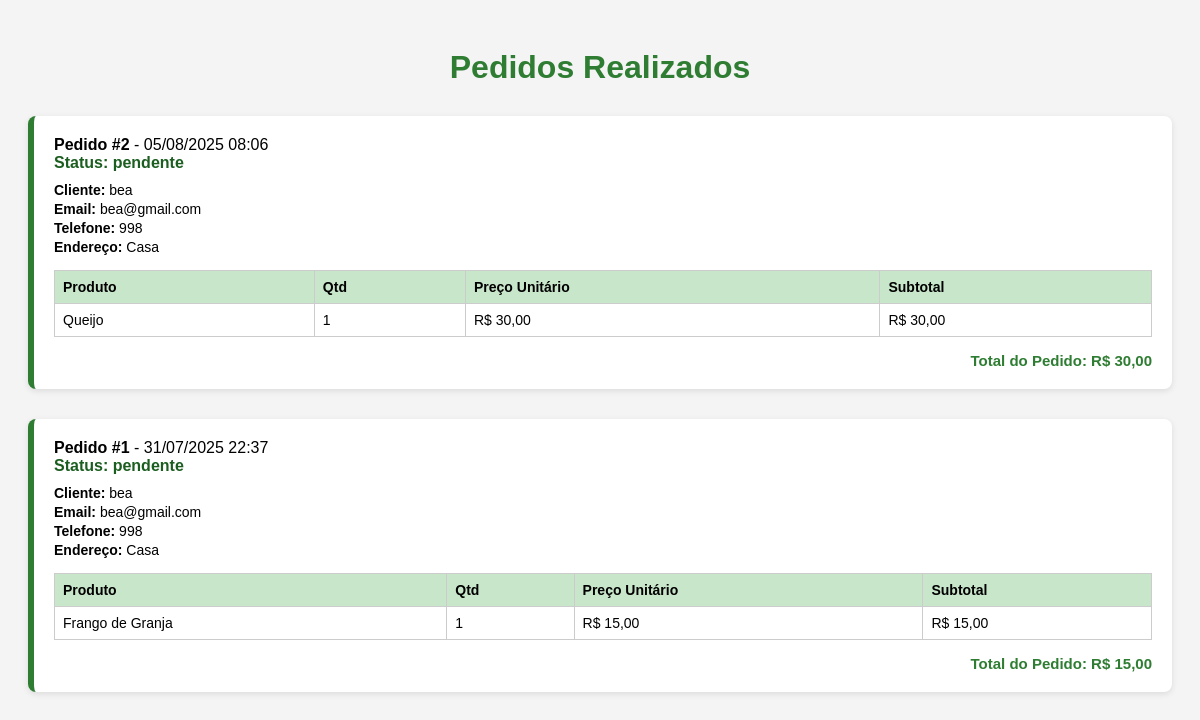
The page /vendas.php on the database its author committed.
### tables this page shows
CREATE TABLE `pedidos` (
  `id` int(11) NOT NULL,
  `usuario_id` int(10) UNSIGNED DEFAULT NULL,
  `data` datetime DEFAULT current_timestamp(),
  `status` enum('pendente','entregue','cancelado') DEFAULT 'pendente'
);

CREATE TABLE `usuarios` (
  `id` int(10) UNSIGNED NOT NULL,
  `nome` varchar(100) NOT NULL,
  `email` varchar(100) NOT NULL,
  `senha` varchar(255) NOT NULL,
  `tipo` enum('admin','cliente') DEFAULT 'cliente',
  `telefone` varchar(20) DEFAULT NULL,
  `endereco` varchar(255) DEFAULT NULL
);

CREATE TABLE `itens_pedido` (
  `id` int(11) NOT NULL,
  `pedido_id` int(11) DEFAULT NULL,
  `produto_id` int(11) DEFAULT NULL,
  `quantidade` int(11) DEFAULT NULL,
  `preco_unit` decimal(10,2) DEFAULT NULL
);

CREATE TABLE `produtos` (
  `id` int(11) NOT NULL,
  `nome` varchar(100) NOT NULL,
  `descricao` text DEFAULT NULL,
  `preco` decimal(10,2) NOT NULL,
  `estoque` int(11) DEFAULT 0,
  `categoria` enum('queijo','hortalica','carne','outros') NOT NULL,
  `imagem` varchar(255) DEFAULT NULL
);

### vendas.php (the view, shortened to what this page needs)
<?php
include 'conexao.php';
function formatar_preco($valor) {
    return 'R$ ' . number_format($valor, 2, ',', '.');
}
$sql = "SELECT p.id AS pedido_id, p.data, p.status,
               u.nome, u.email, u.telefone, u.endereco
        FROM pedidos p
        INNER JOIN usuarios u ON p.usuario_id = u.id
        ORDER BY p.data DESC";
$result = $conn->query($sql);
?>
<!DOCTYPE html>
<html lang="pt-BR">
<head>
</head>
<body>
<h1>Pedidos Realizados</h1>
<?php
if (!$result || $result->num_rows === 0) {
    echo "<p style='text-align:center;'>Nenhum pedido encontrado.</p>";
} else {
    while ($pedido = $result->fetch_assoc()) {
        $sql_itens = "SELECT pr.nome AS produto_nome, ip.quantidade, ip.preco_unit
                      FROM itens_pedido ip
                      INNER JOIN produtos pr ON ip.produto_id = pr.id
                      WHERE ip.pedido_id = ?";
        $stmt = $conn->prepare($sql_itens);
        $stmt->bind_param("i", $pedido['pedido_id']);
        $stmt->execute();
        $result_itens = $stmt->get_result();
        $total_pedido = 0;
?>
<div class="pedido-box">
  <div class="pedido-cabecalho">
    <strong>Pedido #<?= $pedido['pedido_id'] ?></strong> - <?= date('d/m/Y H:i', strtotime($pedido['data'])) ?> <br>
    <span class="status">Status: <?= htmlspecialchars($pedido['status']) ?></span>
  </div>
  <div class="cliente-info">
    <p><strong>Cliente:</strong> <?= htmlspecialchars($pedido['nome']) ?></p>
    <p><strong>Email:</strong> <?= htmlspecialchars($pedido['email']) ?></p>
    <p><strong>Telefone:</strong> <?= htmlspecialchars($pedido['telefone'] ?? 'Não informado') ?></p>
    <p><strong>Endereço:</strong> <?= htmlspecialchars($pedido['endereco'] ?? 'Não informado') ?></p>
  </div>
  <table class="tabela-itens">
    <thead>
      <tr>
        <th>Produto</th>
        <th>Qtd</th>
        <th>Preço Unitário</th>
        <th>Subtotal</th>
      </tr>
    </thead>
    <tbody>
      <?php while ($item = $result_itens->fetch_assoc()):
        $subtotal = $item['quantidade'] * $item['preco_unit'];
        $total_pedido += $subtotal;
      ?>
        <tr>
          <td><?= htmlspecialchars($item['produto_nome']) ?></td>
          <td><?= $item['quantidade'] ?></td>
          <td><?= formatar_preco($item['preco_unit']) ?></td>
          <td><?= formatar_preco($subtotal) ?></td>
        </tr>
      <?php endwhile; ?>
    </tbody>
  </table>
  <div class="pedido-total">
    <strong>Total do Pedido:</strong> <?= formatar_preco($total_pedido) ?>
  </div>
</div>
<?php
    }
}
?>
</body>
</html>

### vendas.php (style rules this page uses)
body { font-family: Arial, sans-serif; background: #f4f4f4; padding: 20px; }
h1 { text-align: center; color: #2e7d32; margin-bottom: 30px; }
.pedido-box { background: #fff; border-left: 6px solid #2e7d32; border-radius: 8px; padding: 20px; margin-bottom: 30px; box-shadow: 0 2px 6px rgba(0, 0, 0, 0.1); }
.pedido-cabecalho { font-size: 16px; margin-bottom: 10px; }
.status { color: #1b5e20; font-weight: bold; }
.cliente-info p { margin: 3px 0; font-size: 14px; }
.tabela-itens { width: 100%; border-collapse: collapse; margin-top: 15px; font-size: 14px; }
.tabela-itens th, .tabela-itens td { padding: 8px; border: 1px solid #ccc; text-align: left; }
.tabela-itens th { background-color: #c8e6c9; }
.pedido-total { margin-top: 15px; font-weight: bold; text-align: right; color: #2e7d32; font-size: 15px; }

### rows shown on the page
pedidos: id "2", data "05/08/2025 08:06", status "pendente", usuario.nome "bea", usuario.email "bea@gmail.com", usuario.telefone "998", usuario.endereco "Casa", total_pedido "R$ 30,00"
itens_pedido: produto.nome "Queijo", quantidade "1", preco_unit "R$ 30,00", formatar_preco($subtotal) "R$ 30,00"
pedidos: id "1", data "31/07/2025 22:37", status "pendente", usuario.nome "bea", usuario.email "bea@gmail.com", usuario.telefone "998", usuario.endereco "Casa", total_pedido "R$ 15,00"
itens_pedido: produto.nome "Frango de Granja", quantidade "1", preco_unit "R$ 15,00", formatar_preco($subtotal) "R$ 15,00"
